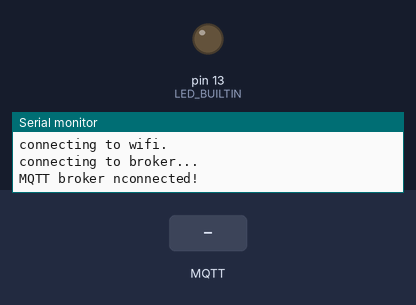
Simulated run of this sketch. Board: Arduino Leonardo, built for the host (arithmetic inside an expression is 32-bit, double 64-bit). Shown: output pins drawn as LEDs (lit = HIGH), the last lines printed to the serial monitor. The test bench sets the inputs (shaded band). WiFi joins after 1.5 s; servers stay silent unless stated; random numbers use the default seed unless the sketch sets one; no MQTT or app messages arrive unless stated; the modem accepts every AT command (registered, SIM ready, sends succeed) and sends nothing else.

Above: at 3.9 s.
4.0 s: MQTT message "5" arrives on the first subscribed topic
At 5.2 s:
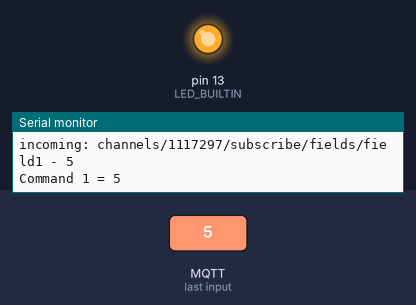
5.5 s: MQTT message "0" arrives on the first subscribed topic
At 6.3 s:
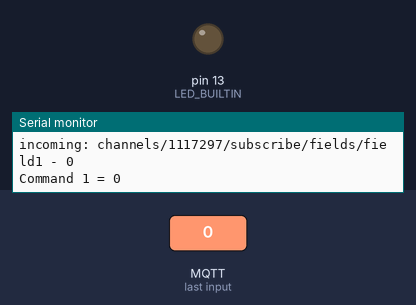
7.0 s: MQTT message "90" arrives on the first subscribed topic
At 7.7 s:
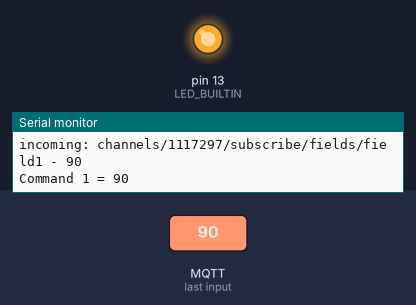
Timing chart, 0 to 10.0 s (numbered marks = the images above; inputs shaded):
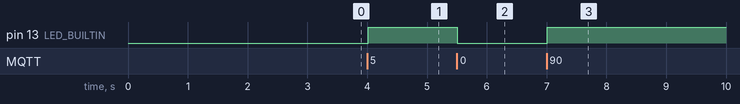

Measured:
- after the input at 4.0 s, pin 13 (LED_BUILTIN): LOW → HIGH at once
- after the input at 5.5 s, pin 13 (LED_BUILTIN): HIGH → LOW at once
- after the input at 7.0 s, pin 13 (LED_BUILTIN): LOW → HIGH at once

The sketch:

virtuinoMQTT_esp_thingspeak_example.ino
```cpp
//-------------------------------------------------------------------------
//------------------------ Settings-----------------------------------
//-------------------------------------------------------------------------
char ssid[] = "sdfsadfasdfasdfasdfasdfasdfasdfa"; //  Change this to your network SSID (name).
char pass[] = "KKBGVVJK";    // Change this your network password

//------ MQTT broker settings and topics
const char* broker = "mqtt.thingspeak.com"; //Server for mqtt app data
char mqttUserName[] = "Totoday72";       // Can be any name.
char mqttPass[] = "EV0EFZGZ6PL29HBH";   // Change this your MQTT API Key from Account > MyProfile.

//-- published settings
char publish_writeAPIKey[] = "P6CW3EZ9W7HS2MHA";// Change to your channel Write API Key.
long publishChannelID = 1129609;       // numero de canal donde se va a guardar los datos
String publishTopic ="channels/" + String( publishChannelID ) + "/publish/"+String(publish_writeAPIKey);

//-- subscribed settings Virtuino command 1
long suscribeChannelID_1 = 1117297; // numero de canal donde se van a leeer los datos que se guardaran con la app movil
String subscribeTopicFor_Command_1="channels/"+String(suscribeChannelID_1)+"/subscribe/fields/field1";

//-- subscribed settings Virtuino command 2
//long suscribeChannelID_2 = 123456;
//String subscribeTopicFor_Command_2="channels/"+String(suscribeChannelID_2)+"/subscribe/fields/field1";   // motor

const unsigned long postingInterval = 20L * 1000L; // Post data every 20 seconds.

//------------------------ Variables-----------------------------------
//-------------------------------------------------------------------------
//#include <ESP8266WiFi.h>  // for ESP8266 enable this line and disable the next
//#include <WiFi.h>           // for ESP32 enable this line and disable the previous
#include "WiFiEsp.h" // for ESP8266 with arduino Nano or Mega
#include <MQTTClient.h>
#include "SoftwareSerial.h"

WiFiEspClient net;
MQTTClient client;
SoftwareSerial Serial1(11, 12); // pins RX, TX from ESP
#define ESP_BAUDRATE  9600
unsigned long lastUploadedTime = 0;

//========================================= connect
void connect() {
  Serial.print("\nconnecting to wifi.");
  while (WiFi.status() != WL_CONNECTED) {
    Serial.print(".");
    delay(2000);
 }
  //--- create a random MQTT client id
  char clientID[] ="ESP8266_0000000000";  // For random generation of client ID.
  for (int i = 8; i <18 ; i++) clientID[i]=  char(48+random(10));

  Serial.print("\nconnecting to broker...");
  while (!client.connect(clientID,mqttUserName,mqttPass)) {
    Serial.print(".");
    delay(2000);
  }
  Serial.println("\nMQTT broker nconnected!");

  client.subscribe(subscribeTopicFor_Command_1);
  //client.subscribe(subscribeTopicFor_Command_2);

}

//========================================= messageReceived
void messageReceived(String &topic, String &payload) {
 Serial.println("incoming: " + topic + " - " + payload);

  //-- check for Virtuino Command 1
  if (topic==subscribeTopicFor_Command_1){
        Serial.println("Command 1 = "+payload);
        int v = payload.toInt();
        if (v>0) digitalWrite(LED_BUILTIN,HIGH);
        else digitalWrite(LED_BUILTIN,LOW);
   }

  /*//-- check for Virtuino Command 1
  if (topic==subscribeTopicFor_Command_2){
        Serial.println("Command 2 = "+payload);
   }
   */

}

//========================================= setup
//=========================================
void setup() {
  Serial.begin(9600);
  pinMode(LED_BUILTIN,OUTPUT);
  setEspBaudRate(ESP_BAUDRATE);
  Serial1.print("AT+RST\r\n");

  while (!Serial) {
    ; // wait for serial port to connect. Needed for Leonardo native USB port only
  }

  Serial.print("Searching for ESP8266...");
  // initialize ESP module
  WiFi.init(&Serial1);
  Serial.print("Searching for ESP8266...");
  if (WiFi.status() == WL_NO_SHIELD) {
    Serial.println("WiFi shield not present");
    // don't continue
    while (true);
  }
  Serial.println("found it!");
  WiFi.begin(ssid, pass); // Note: Local domain names (e.g. "Computer.local" on OSX) are not supported by Arduino. You need to set the IP address directly.
  client.begin(broker, net);
  client.onMessage(messageReceived);
  connect();
}


//========================================= loop
//=========================================
void loop() {
  client.loop();
  delay(10);  // <- fixes some issues with WiFi stability
  if (!client.connected()){
    connect();
    return;
  }

  if (millis() - lastUploadedTime > postingInterval) { // The uploading interval must be > 15 seconds
    int sensorValue_1 = random(100); // replace with your sensor value
    int sensorValue_2=random(100);  // replace with your sensor value
    //int sensorValue_3=random(100);  // if you want to use three sensors enable this line

    String dataText = String("field1=" + String(sensorValue_1)+ "&field2=" + String(sensorValue_2));
    //String dataText = String("field1=" + String(sensorValue_1)+ "&field2=" + String(sensorValue_2)+"&field3=" + String(sensorValue_3)); // example for publish tree sensors
    boolean result = client.publish(publishTopic, dataText);

    if (result) Serial.println("Data has been published succesfully");
    else Serial.println("Unable to publish data");

    lastUploadedTime = millis();
  }


}


void setEspBaudRate(unsigned long baudrate){
  long rates[6] = {115200,74880,57600,38400,19200,9600};

  Serial.print("Setting ESP8266 baudrate to ");
  Serial.print(baudrate);
  Serial.println("...");

  for(int i = 0; i < 6; i++){
    Serial1.begin(rates[i]);
    delay(100);
    Serial1.print("AT+UART_DEF=");
    Serial1.print(baudrate);
    Serial1.print(",8,1,0,0\r\n");
    delay(100);
  }

  Serial1.begin(baudrate);
}
```
